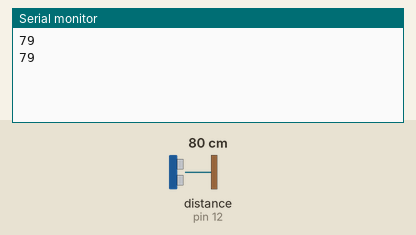
This sketch was run on a simulated Arduino Uno, built with avr-gcc and run on an emulated ATmega328P. Parts: the last lines printed to the serial monitor. Wiring (inferred from the names in the program): ultrasonic range finder: trigger pin 11; echo pin 12. The inputs (shaded band) are chosen by the test bench; at power-on: distance to the obstacle (sensor on pin 12) 80 cm. The echo pulse lasts 58.3 µs per cm.

Above: at 5.9 s.
6.0 s: distance to the obstacle (sensor on pin 12) set to 2 cm
At 10.7 s:
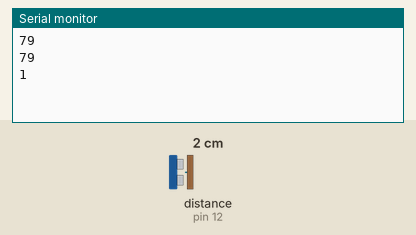
12.1 s: distance to the obstacle (sensor on pin 12) set to 4 cm
At 15.8 s:
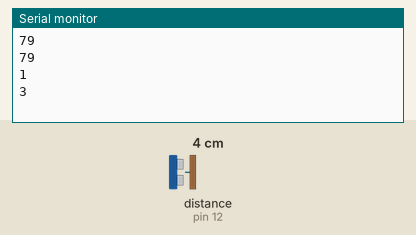
Timing chart, 0 to 17.3 s (numbered marks = the images above; inputs shaded):
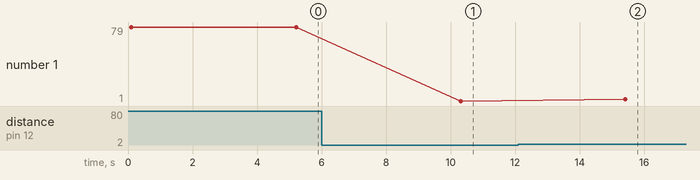

Measured:
- after the input at 6.0 s, the serial monitor: prints a new line after 4.3 s (image 1)
- after the input at 12.1 s, the serial monitor: prints a new line after 3.3 s (image 2)
- plotted number 1: 79 → 1 after the input at 6.0 s, 1 → 3 after the input at 12.1 s

The sketch:

Ultrasonic_Configure.ino
```cpp
// For testing the Ultrasonic Sensor
// This code also sends data to python shell for testing

int trigPin = 11;    // Trigger
int echoPin = 12;    // Echo
long duration, cm, inches;

void setup() {
  Serial.begin (9600);

  pinMode(trigPin, OUTPUT);
  pinMode(echoPin, INPUT);
}

void loop() {


  Serial.println(distance());

  /*--------------------------------*/

//  if(abs(distance()-20) >= 6){
//    while(abs(distance()-20) >= 6){
//      if(distance() > 20)
//        Serial.println("1");
//      else
//        Serial.println("2");
//      delay(5000);
//    }
//  }
//  else{
//    Serial.println("3");
//  }

  delay(5000);

  /*--------------------------------*/
}

int distance(){
  digitalWrite(trigPin, LOW);
  delayMicroseconds(5);
  digitalWrite(trigPin, HIGH);
  delayMicroseconds(10);
  digitalWrite(trigPin, LOW);

  pinMode(echoPin, INPUT);
  duration = pulseIn(echoPin, HIGH);

  // Convert the time into a distance
  cm = (duration/2) / 29.1;     // Divide by 29.1 or multiply by 0.0343
  inches = (duration/2) / 74;   // Divide by 74 or multiply by 0.0135

  delay(100);
  return cm;
}
```
